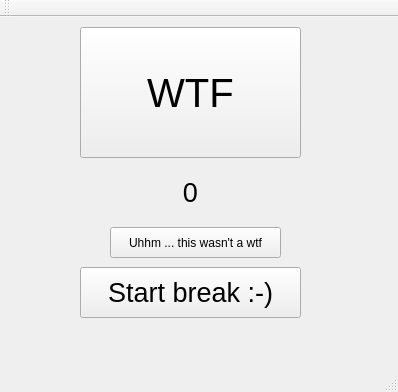
<?xml version="1.0" encoding="UTF-8"?>
<ui version="4.0">
 <class>MainWindow</class>
 <widget class="QMainWindow" name="MainWindow">
  <property name="geometry">
   <rect>
    <x>0</x>
    <y>0</y>
    <width>398</width>
    <height>392</height>
   </rect>
  </property>
  <property name="windowTitle">
   <string>WTF per minute counter</string>
  </property>
  <widget class="QWidget" name="centralWidget">
   <widget class="QPushButton" name="wtfButton">
    <property name="geometry">
     <rect>
      <x>80</x>
      <y>10</y>
      <width>221</width>
      <height>131</height>
     </rect>
    </property>
    <property name="font">
     <font>
      <pointsize>30</pointsize>
     </font>
    </property>
    <property name="text">
     <string>WTF</string>
    </property>
   </widget>
   <widget class="QLabel" name="label">
    <property name="geometry">
     <rect>
      <x>130</x>
      <y>150</y>
      <width>121</width>
      <height>51</height>
     </rect>
    </property>
    <property name="font">
     <font>
      <pointsize>20</pointsize>
     </font>
    </property>
    <property name="text">
     <string>0</string>
    </property>
    <property name="textFormat">
     <enum>Qt::AutoText</enum>
    </property>
    <property name="alignment">
     <set>Qt::AlignCenter</set>
    </property>
   </widget>
   <widget class="QPushButton" name="noWtfButton">
    <property name="geometry">
     <rect>
      <x>110</x>
      <y>210</y>
      <width>171</width>
      <height>31</height>
     </rect>
    </property>
    <property name="text">
     <string>Uhhm ... this wasn't a wtf</string>
    </property>
   </widget>
   <widget class="QPushButton" name="breakButton">
    <property name="geometry">
     <rect>
      <x>80</x>
      <y>250</y>
      <width>221</width>
      <height>51</height>
     </rect>
    </property>
    <property name="font">
     <font>
      <pointsize>20</pointsize>
     </font>
    </property>
    <property name="text">
     <string>Start break :-)</string>
    </property>
   </widget>
  </widget>
  <widget class="QMenuBar" name="menuBar">
   <property name="geometry">
    <rect>
     <x>0</x>
     <y>0</y>
     <width>398</width>
     <height>30</height>
    </rect>
   </property>
  </widget>
  <widget class="QToolBar" name="mainToolBar">
   <attribute name="toolBarArea">
    <enum>TopToolBarArea</enum>
   </attribute>
   <attribute name="toolBarBreak">
    <bool>false</bool>
   </attribute>
  </widget>
  <widget class="QStatusBar" name="statusBar"/>
 </widget>
 <layoutdefault spacing="6" margin="11"/>
 <resources/>
 <connections/>
</ui>
